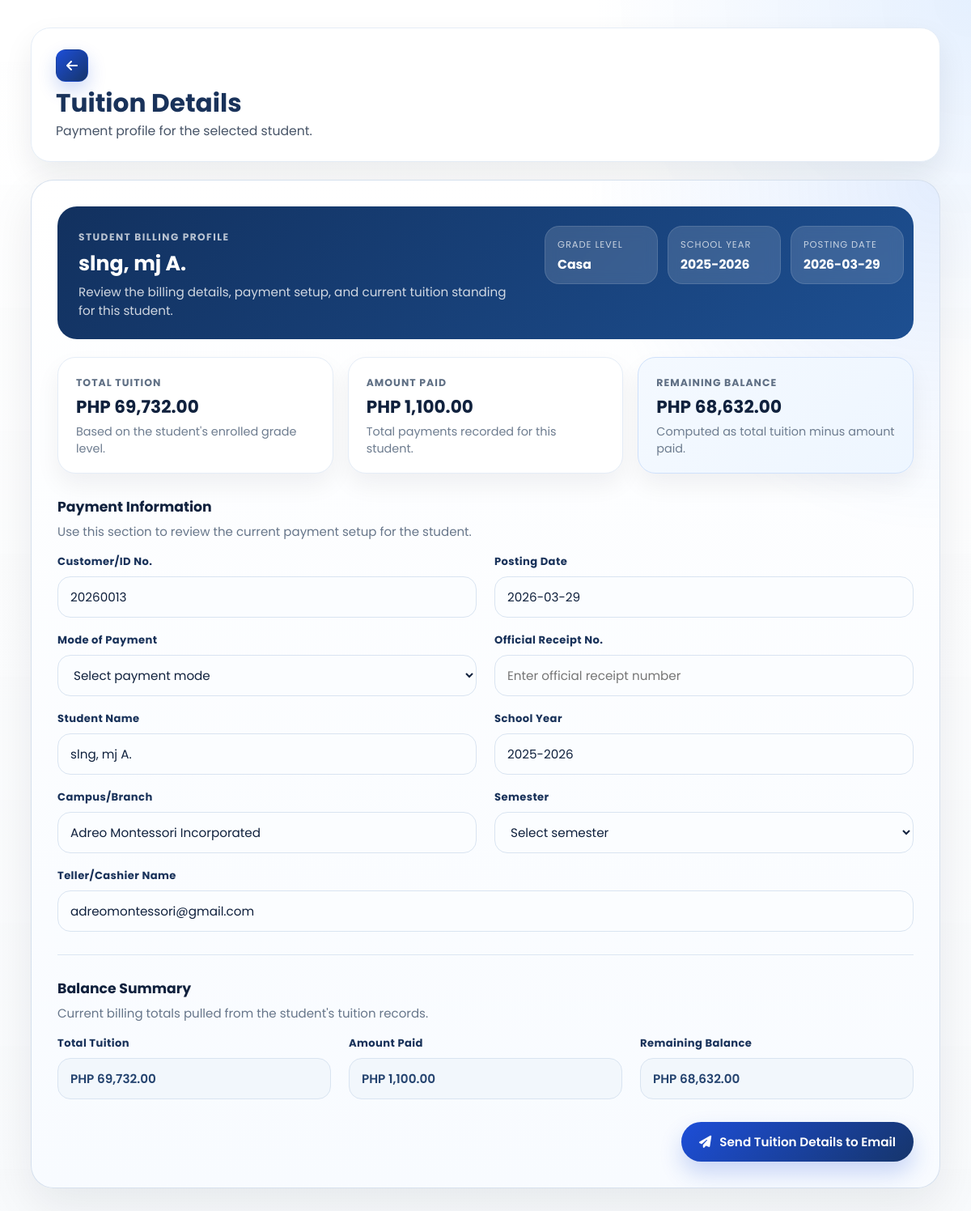
Page /SmartEnroll/tuition_details.php?student_id=20260013 on the committed database.
### tables this page shows
CREATE TABLE `enrollments` (
  `id` int(11) NOT NULL,
  `grade_level` varchar(50) DEFAULT NULL,
  `student_id` varchar(20) DEFAULT NULL,
  `school_year` varchar(20) DEFAULT NULL,
  `completion_date` date DEFAULT NULL,
  `learner_lname` varchar(100) DEFAULT NULL,
  `learner_fname` varchar(100) DEFAULT NULL,
  `learner_mname` varchar(100) DEFAULT NULL,
  `learner_ext` varchar(20) DEFAULT NULL,
  `nickname` varchar(100) DEFAULT NULL,
  `sex` varchar(20) DEFAULT NULL,
  `dob` varchar(20) DEFAULT NULL,
  `age` int(11) DEFAULT NULL,
  `mother_tongue` varchar(100) DEFAULT NULL,
  `religion` varchar(100) DEFAULT NULL,
  `email` varchar(150) DEFAULT NULL,
  `province` varchar(100) DEFAULT NULL,
  `municipality` varchar(100) DEFAULT NULL,
  `barangay` varchar(100) DEFAULT NULL,
  `street` varchar(150) DEFAULT NULL,
  `father_lname` varchar(100) DEFAULT NULL,
  `father_fname` varchar(100) DEFAULT NULL,
  `father_mname` varchar(100) DEFAULT NULL,
  `father_occ` varchar(100) DEFAULT NULL,
  `father_contact` varchar(50) DEFAULT NULL,
  `mother_lname` varchar(100) DEFAULT NULL,
  `mother_fname` varchar(100) DEFAULT NULL,
  `mother_mname` varchar(100) DEFAULT NULL,
  `mother_occ` varchar(100) DEFAULT NULL,
  `mother_contact` varchar(50) DEFAULT NULL,
  `mother_maiden` varchar(100) DEFAULT NULL,
  `guardian_type` varchar(50) DEFAULT NULL,
  `guardian_lname` varchar(100) DEFAULT NULL,
  `guardian_fname` varchar(100) DEFAULT NULL,
  `guardian_mname` varchar(100) DEFAULT NULL,
  `guardian_occ` varchar(100) DEFAULT NULL,
  `guardian_contact` varchar(50) DEFAULT NULL,
  `emergency1_name` varchar(150) DEFAULT NULL,
  `emergency1_relationship` varchar(100) DEFAULT NULL,
  `emergency1_contact` varchar(50) DEFAULT NULL,
  `emergency2_name` varchar(150) DEFAULT NULL,
  `emergency2_relationship` varchar(100) DEFAULT NULL,
  `emergency2_contact` varchar(50) DEFAULT NULL,
  `emergency3_name` varchar(150) DEFAULT NULL,
  `emergency3_relationship` varchar(100) DEFAULT NULL,
  `emergency3_contact` varchar(50) DEFAULT NULL,
  `special_needs` text DEFAULT NULL,
  `medication` varchar(10) DEFAULT NULL,
  `medication_details` text DEFAULT NULL,
  `created_at` timestamp NOT NULL DEFAULT current_timestamp()
);

### SmartEnroll/tuition_details.php (the view, shortened to what this page needs)
<?php
$student = null;
$error = '';
function format_name(array $row): string
{
    $m = trim((string)($row['learner_mname'] ?? ''));
    $mi = $m !== '' ? strtoupper(mb_substr($m, 0, 1)) . '.' : '';
    $full = trim(
        ($row['learner_lname'] ?? '') . ', ' .
        ($row['learner_fname'] ?? '') . ' ' . $mi
    );
    return trim(preg_replace('/\s+/', ' ', $full), ' ,');
}
function format_money(?float $amount): string
{
    return 'PHP ' . number_format((float)$amount, 2);
}
try {
    $conn = new mysqli('127.0.0.1', 'root', '', 'smartenroll');
    $conn->set_charset('utf8mb4');
    $studentId = trim((string)($_GET['student_id'] ?? $_POST['student_id'] ?? ''));
    $stmt = $conn->prepare("SELECT student_id, learner_lname, learner_fname, learner_mname, grade_level, school_year, completion_date, email FROM enrollments WHERE student_id = ? LIMIT 1");
    $stmt->bind_param('s', $studentId);
    $stmt->execute();
    $result = $stmt->get_result();
    $student = $result->fetch_assoc();
} catch (Throwable $e) {
    $error = $e->getMessage();
}
$studentName = $student ? format_name($student) : '';
$schoolYear = $student['school_year'] ?? '';
$completionDate = $student['completion_date'] ?? '';
$gradeLevel = $student['grade_level'] ?? '';
$tuitionMap = [
    'Toddler' => 63340,
    'Casa' => 69732,
    'Brave' => 79226,
    'Kindergarten' => 71612,
    'Grade 1' => 72740,
    'Grade 2' => 72740,
    'Grade 3' => 74240,
];
$totalTuition = array_key_exists($gradeLevel, $tuitionMap) ? (float)$tuitionMap[$gradeLevel] : 0.0;
$amountPaid = 0.0;
if ($student && isset($conn) && $conn instanceof mysqli) {
    $tableCheck = $conn->query("SHOW TABLES LIKE 'tuition_payments'");
    $hasPaymentsTable = $tableCheck && $tableCheck->num_rows > 0;
    if ($hasPaymentsTable) {
        $paymentStmt = $conn->prepare("SELECT COALESCE(SUM(amount_paid), 0) AS total_paid FROM tuition_payments WHERE student_id = ?");
        $paymentStmt->bind_param('s', $studentId);
        $paymentStmt->execute();
        $paymentRow = $paymentStmt->get_result()->fetch_assoc();
        $amountPaid = (float)($paymentRow['total_paid'] ?? 0);
    }
}
$remainingBalance = max(0, round($totalTuition - $amountPaid, 2));
?>
<!DOCTYPE html>
<html lang="en">
<head>
    <link rel="stylesheet" href="css/style.css">
    <link rel="stylesheet" href="css/tuition_details.css">
    <link rel="stylesheet" href="https://cdnjs.cloudflare.com/ajax/libs/font-awesome/6.5.0/css/all.min.css">
</head>
<body class="dashboard-page dashboard-white-page">
<main class="dashboard-main">
    <div class="dashboard-header tuition-header tuition-header-bar">
        <div class="student-header-left">
            <a href="track_tuition.php" class="dashboard-link back-left"><i class="fa-solid fa-arrow-left"></i></a>
            <div class="student-header-title">
                <h1>Tuition Details</h1>
                <p>Payment profile for the selected student.</p>
            </div>
        </div>
    </div>
    <section class="tuition-section">
        <div class="tuition-card tuition-form-card">
            <?php if ($error): ?>
                <div class="student-error"><strong>Unable to load student.</strong> <?php echo htmlspecialchars($error); ?></div>
            <?php else: ?>
                <div class="tuition-overview">
                    <div class="tuition-overview-copy">
                        <span class="tuition-overview-label">Student Billing Profile</span>
                        <h2><?php echo htmlspecialchars($studentName); ?></h2>
                        <p>Review the billing details, payment setup, and current tuition standing for this student.</p>
                    </div>
                    <div class="tuition-overview-meta">
                        <div class="tuition-meta-chip">
                            <span>Grade Level</span>
                            <strong><?php echo htmlspecialchars($student['grade_level'] ?? '—'); ?></strong>
                        </div>
                        <div class="tuition-meta-chip">
                            <span>School Year</span>
                            <strong><?php echo htmlspecialchars($schoolYear ?: '—'); ?></strong>
                        </div>
                        <div class="tuition-meta-chip">
                            <span>Posting Date</span>
                            <strong><?php echo htmlspecialchars($completionDate ?: date('Y-m-d')); ?></strong>
                        </div>
                    </div>
                </div>
                <div class="tuition-summary-grid">
                    <div class="tuition-summary-card">
                        <span>Total Tuition</span>
                        <strong><?php echo htmlspecialchars(format_money($totalTuition)); ?></strong>
                        <small>Based on the student's enrolled grade level.</small>
                    </div>
                    <div class="tuition-summary-card">
                        <span>Amount Paid</span>
                        <strong><?php echo htmlspecialchars(format_money($amountPaid)); ?></strong>
                        <small>Total payments recorded for this student.</small>
                    </div>
                    <div class="tuition-summary-card accent">
                        <span>Remaining Balance</span>
                        <strong><?php echo htmlspecialchars(format_money($remainingBalance)); ?></strong>
                        <small>Computed as total tuition minus amount paid.</small>
                    </div>
                </div>
                <div class="tuition-form-section">
                    <div class="tuition-section-head">
                        <h3>Payment Information</h3>
                        <p>Use this section to review the current payment setup for the student.</p>
                    </div>
                    <div class="tuition-form-grid">
                        <div class="tuition-field">
                            <label>Customer/ID No.</label>
                            <input type="text" value="<?php echo htmlspecialchars($student['student_id'] ?? '—'); ?>">
                        </div>
                        <div class="tuition-field">
                            <label>Posting Date</label>
                            <input type="text" value="<?php echo htmlspecialchars($completionDate ?: date('Y-m-d')); ?>">
                        </div>
                        <div class="tuition-field">
                            <label>Mode of Payment</label>
                            <select>
                                <option value="">Select payment mode</option>
                            </select>
                        </div>
                        <div class="tuition-field">
                            <label>Official Receipt No.</label>
                            <input type="text" value="" placeholder="Enter official receipt number">
                        </div>
                        <div class="tuition-field">
                            <label>Student Name</label>
                            <input type="text" value="<?php echo htmlspecialchars($studentName); ?>">
                        </div>
                        <div class="tuition-field">
                            <label>School Year</label>
                            <input type="text" value="<?php echo htmlspecialchars($schoolYear ?: '—'); ?>">
                        </div>
                        <div class="tuition-field">
                            <label>Campus/Branch</label>
                            <input type="text" value="Adreo Montessori Incorporated">
                        </div>
                        <div class="tuition-field">
                            <label>Semester</label>
                            <select>
                                <option value="">Select semester</option>
                            </select>
                        </div>
                        <div class="tuition-field tuition-field-wide">
                            <label>Teller/Cashier Name</label>
                            <input type="text" value="adreomontessori@gmail.com">
                        </div>
                    </div>
                </div>
                <hr class="tuition-divider">
                <div class="tuition-form-section">
                    <div class="tuition-section-head">
                        <h3>Balance Summary</h3>
                        <p>Current billing totals pulled from the student's tuition records.</p>
                    </div>
                    <div class="tuition-form-grid tuition-balance-grid">
                        <div class="tuition-field">
                            <label>Total Tuition</label>
                            <input type="text" value="<?php echo htmlspecialchars(format_money($totalTuition)); ?>" readonly>
                        </div>
                        <div class="tuition-field">
                            <label>Amount Paid</label>
                            <input type="text" value="<?php echo htmlspecialchars(format_money($amountPaid)); ?>" readonly>
                        </div>
                        <div class="tuition-field">
                            <label>Remaining Balance</label>
                            <input type="text" value="<?php echo htmlspecialchars(format_money($remainingBalance)); ?>" readonly>
                        </div>
                    </div>
                </div>
                <div class="tuition-actions">
                    <form method="post" action="tuition_details.php">
                        <button type="submit" class="tuition-email-btn" <?php echo filter_var((string)($student['email'] ?? ''), FILTER_VALIDATE_EMAIL) ? '' : 'disabled'; ?>>
                            <i class="fa-solid fa-paper-plane"></i>
                            Send Tuition Details to Email
                        </button>
                    </form>
                </div>
            <?php endif; ?>
        </div>
    </section>
</main>
<script src="js/tuition_details.js"></script></body>
</html>

### SmartEnroll/css/style.css (style rules this page uses)
* { margin: 0; padding: 0; box-sizing: border-box; font-family: 'Poppins', sans-serif; }
:root { --logo-blue: #19325a; --logo-blue-light: #1e88e5; --logo-yellow: #fdd835; --logo-yellow-soft: #ffe970; --logo-green: #43a047; }
body, html { height: 100%; color: #fff; }
html { scroll-behavior: smooth; }
body { background: #0f172a; }
.dashboard-page { background: linear-gradient(135deg, rgba(12, 25, 47, 0.72), rgba(25, 50, 90, 0.48)), #f5f6f8; color: #1b1f2a; position: relative; min-height: 100vh; overflow-x: hidden; }
.dashboard-page::before { content: ""; position: fixed; inset: 0; background: linear-gradient(135deg, rgba(12, 25, 47, 0.5), rgba(25, 50, 90, 0.18)), url('../assets/img1.jpg') center center / cover no-repeat; filter: blur(5px) saturate(1.05); transform: scale(1.05); z-index: 0; }
.dashboard-page::after { content: ""; position: fixed; inset: 0; background: radial-gradient(circle at top right, rgba(253, 216, 53, 0.22), transparent 28%), linear-gradient(180deg, rgba(255, 255, 255, 0.08), rgba(255, 255, 255, 0.16)); z-index: 0; pointer-events: none; }
.dashboard-page.dashboard-white-page { background: #f8fafc; }
.dashboard-page.dashboard-white-page::before { display: none; }
.dashboard-page.dashboard-white-page::after { background: radial-gradient(circle at top right, rgba(219, 234, 254, 0.72), transparent 24%), linear-gradient(180deg, rgba(255, 255, 255, 0.96), rgba(248, 250, 252, 1)); }
.dashboard-page.dashboard-white-page .dashboard-header { background: #ffffff; border: 1px solid #e5edf7; box-shadow: 0 16px 36px rgba(15, 23, 42, 0.08); }
.dashboard-page.dashboard-white-page .dashboard-header h1 { color: var(--logo-blue); }
.dashboard-page.dashboard-white-page .dashboard-header p { color: #475467; }
.dashboard-main { width: min(1680px, calc(100vw - 40px)); max-width: 1680px; margin: 0 auto; padding: 42px 20px 56px; position: relative; z-index: 1; }
.dashboard-header { display: flex; align-items: center; justify-content: space-between; gap: 20px; margin-bottom: 30px; padding: 26px 30px; border-radius: 24px; background: linear-gradient(135deg, rgba(255, 255, 255, 0.2), rgba(245, 248, 255, 0.12)); backdrop-filter: blur(14px); box-shadow: 0 20px 48px rgba(4, 12, 26, 0.24); border: 1px solid rgba(255, 255, 255, 0.22); }
.dashboard-header h1 { color: #ffffff; font-size: clamp(2rem, 3vw, 2.6rem); margin-bottom: 6px; }
.dashboard-header p { color: rgba(225, 232, 244, 0.88); font-size: 14px; }
.dashboard-link { text-decoration: none; color: var(--logo-blue); font-weight: 700; background: rgba(253, 216, 53, 0.95); padding: 12px 18px; border-radius: 999px; box-shadow: 0 10px 24px rgba(253, 216, 53, 0.26); transition: transform 0.2s ease, box-shadow 0.2s ease, background 0.2s ease; }

### rows in the picture
enrollments: studentName "slng, mj A.", grade_level "Casa", school_year "2025-2026", grade_level "PHP 69,732.00", student "20260013", completion_date "2026-03-29", learner_lname+learner_fname+learner_mname "slng, mj A."

### other values in the picture
format_money($amountPaid) "PHP 1,100.00"
format_money($remainingBalance) "PHP 68,632.00"
